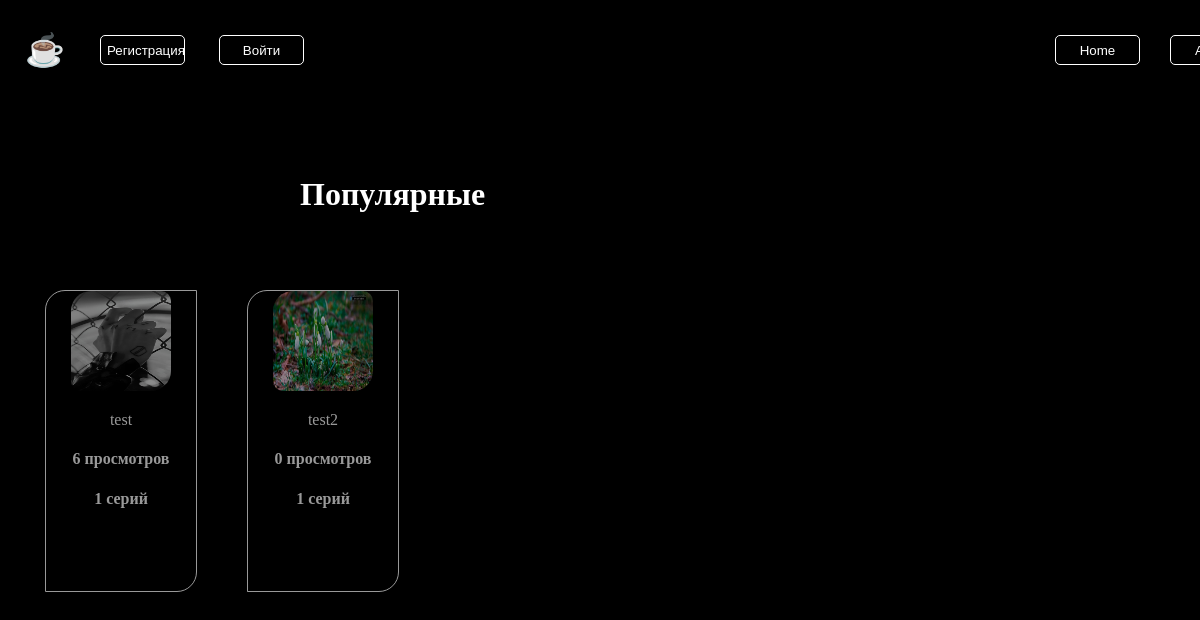
The page / on the database its author committed.
### app/models.py (models this page shows, shortened)
class Team(models.Model):
    title = models.CharField(max_length=100, unique=True, blank=False)
    cover = models.ImageField()
    description = models.TextField()
    counter = models.IntegerField(default=0)
    def count_videos(self):
        return self.videos_set.count()

### app/views.py (the view, shortened to what this page needs)
# urls.py: path('', index, name='index'),
def index(request):
    is_admin = False
    if request.user.is_authenticated:
        try:
            Admin.objects.get(selectedUser=request.user)
            is_admin = True
        except:
            pass
    team = Team.objects.all().order_by('-counter')[:4]
    contex = {
        'team':team,
        'is_admin': is_admin,
    }
    return render(request,'index.html',contex)

### app/templates/index.html (shortened to what this page needs)
{% extends 'base.html'%}
{%load static%}
{% block content %}
              <div class="auth">
                  {% if user.is_authenticated %}
                        <a href="{% url 'logout' %}"><button>Выйти</button></a>
                  {% else %}
					    <a href="{% url 'signup' %}"><button>Регистрация</button></a>
                        <a href="{% url 'login' %}"><button>Войти</button></a>
                  {% endif %}
              </div>
<h1 class="popular">Популярные</h1>
<div class="all_card">
    {% for i in team%}
    <div class="card">
      <a href="{% url 'series' i.id %}"><img src="{{ i.cover.url }}" width="100px" height="100px"></a>
      <p>{{i.title}}</p>
        <h4>{{i.counter}} просмотров </h4>
        <h4>{{i.count_videos}} серий</h4>
    </div>
    {% endfor %}
</div>
{% endblock %}

### app/templates/base.html (style rules this page uses)
body { color:white; background:linear-gradient(90deg,black,black); margin:0; padding:25px; padding-left:25px; }
button { width:85px; height:30px; background:transparent; border:1px solid white; border-radius:5px; transition:1s ease; color:white; margin-left:30px; }

### app/templates/index.html (style rules this page uses)
.all_card { width:1000px; height:500px; position:absolute; top:265px; left:20px; display:flex; flex-wrap:wrap; justify-content: flex-start; }
.card { border-radius:20px 0px 20px 0px; background: transparent; border:1px solid white; height:300px; width:150px; display: inline-block; vertical-align: top; margin:25px; text-align: center; opacity:0.6; transition:1s ease; }
img { border-radius:20px 10px 20px 10px; transition:1s ease; }
.auth { margin-left:45px; position:fixed; top:35px; z-index:4; }
.popular { position:absolute; top:155px; left:300px; }

### rows shown on the page
Team: cover (picture), title "test", counter "6", count_videos "1"
Team: cover (picture), title "test2", counter "0", count_videos "1"
